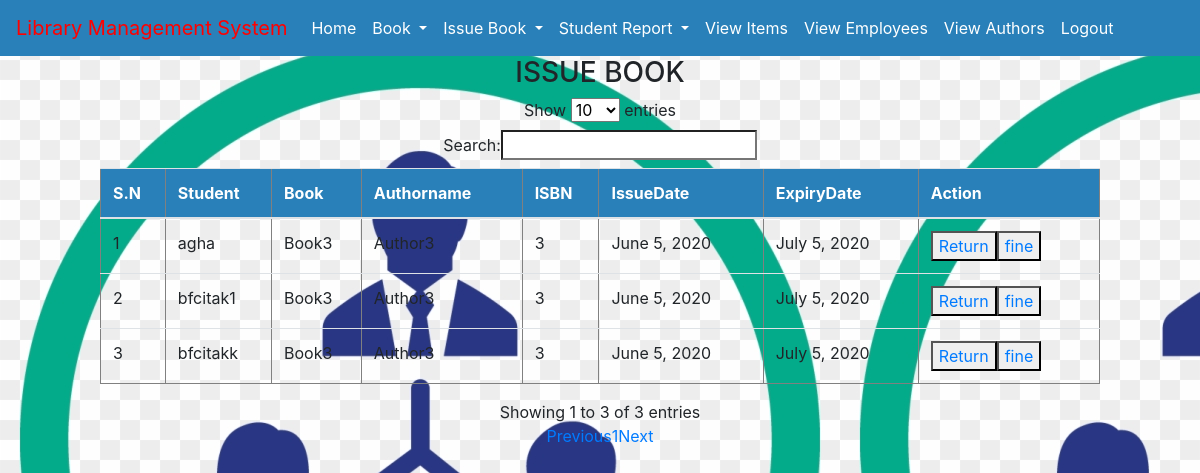
/viewissue/ (signed in), run on the app's committed database.
### library/models.py (models this page shows, shortened)
class Student(models.Model):
    studentinfo = models.ForeignKey(Studentinfo,on_delete=models.CASCADE, null=True)
    book = models.ForeignKey(Book,on_delete=models.CASCADE, null=True)
    issue_date = models.DateField(null=True)
    expiry_date = models.DateField(null=True)

class Studentinfo(models.Model):
    user=models.ForeignKey(User,on_delete=models.CASCADE,null=True)
    rollNo=models.CharField(max_length=100,null=True)
    branch=models.CharField(max_length=100,null=True)

class Book(models.Model):
    book_name=models.CharField(max_length=100, null=True)
    category = models.CharField(max_length=30,null=True)
    quantity =models.IntegerField(null=True)
    author = models.CharField(max_length=100,null=True)
    isbn = models.IntegerField(null=True)

### library/views.py (the view)
# urls.py: path('viewissue/',Viewissue, name='viewissue'),
def Viewissue(request):
    if not request.user.is_authenticated:
        return redirect('studentlogin')
    order1 = Student.objects.raw('SELECT * FROM library_Student')
    d = {'data1':order1}
    return render(request,'viewissue.html',d)

### library/templates/viewissue.html
{% extends 'navigation.html' %}
{% load static %}
{% block body %}
<center>
        <h3>ISSUE BOOK </h3>
        <table border="1" style="width:1000px" id="myTable"  class="table table-border">
<thead style="background-color:#2980B9;color:white">
        <tr>
            <th>S.N</th>
            <th>Student</th>
            <th>Book</th>
            <th>Authorname</th>
            <th>ISBN</th>
            <th>IssueDate</th>
            <th> ExpiryDate</th>
            <th> Action</th>
        </tr>
        </thead>
            <tbody>
        {% for i in data1 %}
         <tr>
             <td>{{forloop.counter}} </td>
             <td>{{i.studentinfo.user.username}} </td>
             <td>{{i.book.book_name}} </td>
             <td>{{i.book.author}} </td>
             <td>{{i.book.isbn}} </td>
             <td>{{i.issue_date}}</td>
             <td>{{i.expiry_date}}</td>
             <td> <button><a href="{% url 'returnbook' i.id %}">Return</a></button><button><a href="{% url 'fine' i.id %}">fine</a></button></td>
         </tr>
        {% endfor %}
</tbody>
    </table>
</center>
{% endblock %}

### library/templates/navigation.html (style rules this page uses)
* { box-sizing: border-box; }
body { background-image:url("admin.png"); }

### data on the page
Student: studentinfo.user.username "agha", book.book_name "Book3", book.author "Author3", book.isbn "3", issue_date "June 5, 2020", expiry_date "July 5, 2020"
Student: studentinfo.user.username "bfcitak1", book.book_name "Book3", book.author "Author3", book.isbn "3", issue_date "June 5, 2020", expiry_date "July 5, 2020"
Student: studentinfo.user.username "bfcitakk", book.book_name "Book3", book.author "Author3", book.isbn "3", issue_date "June 5, 2020", expiry_date "July 5, 2020"
